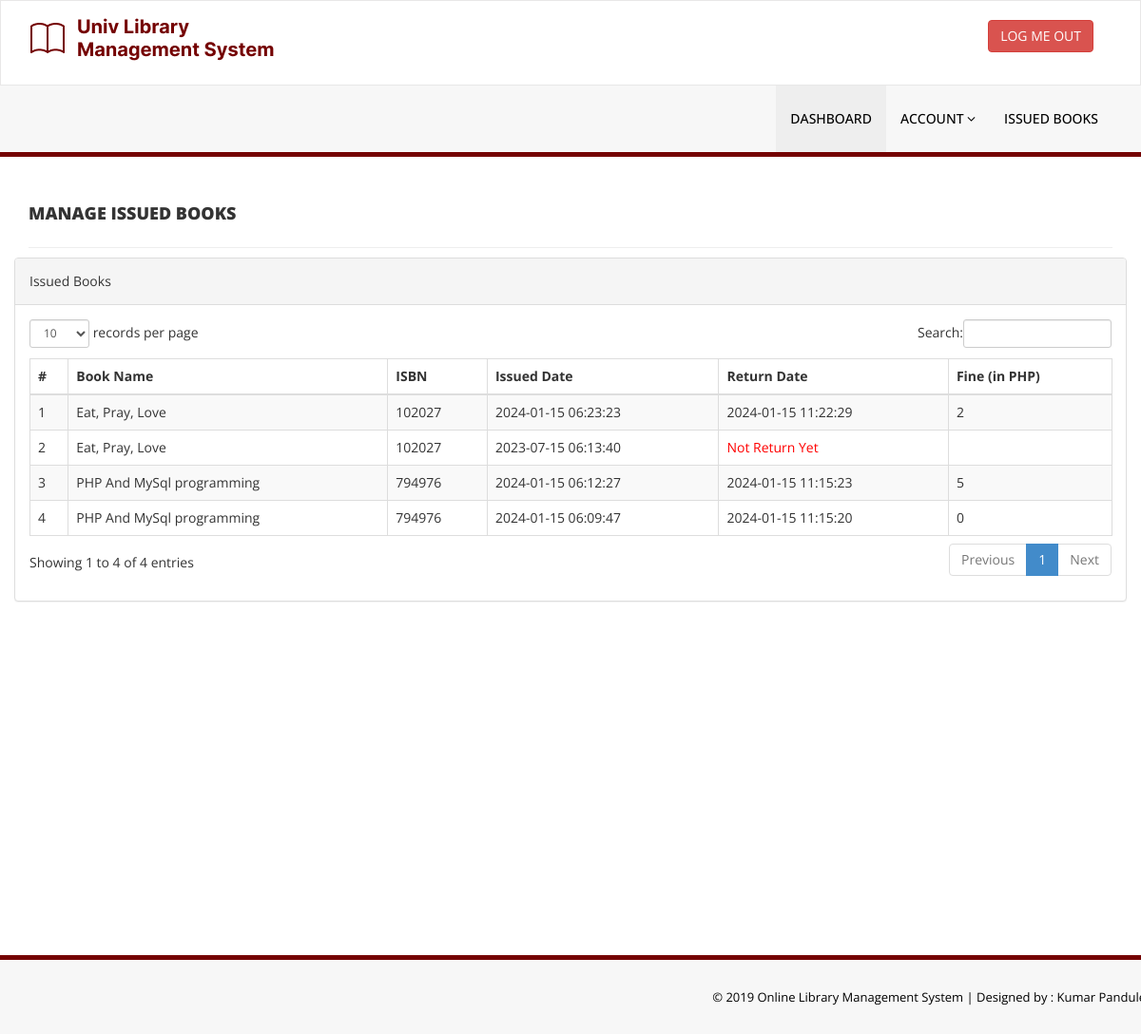
The page /library/issued-books.php (signed in) on the database as committed earlier.
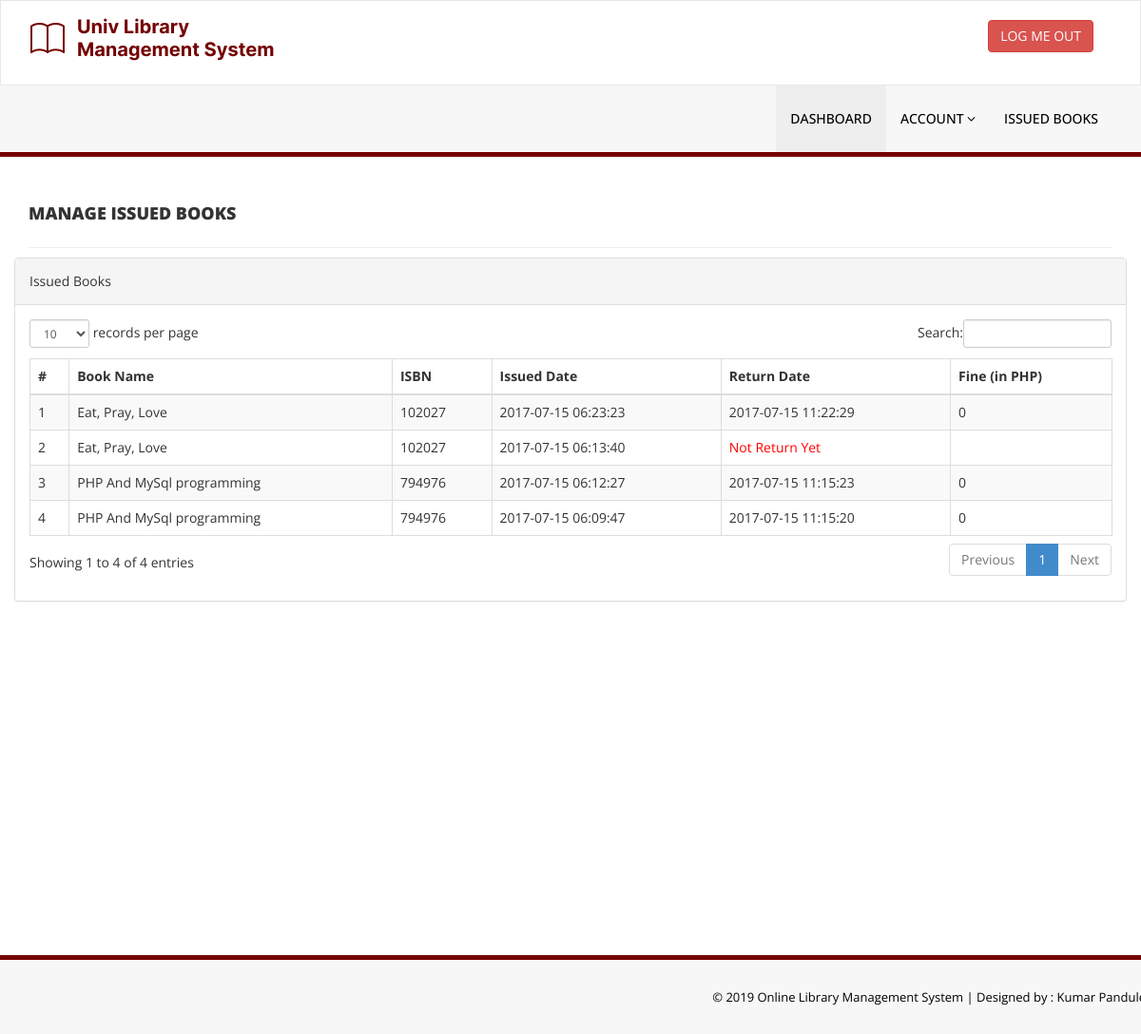
The same page on the database as committed later.
### tables this page shows
CREATE TABLE `tblissuedbookdetails` (
  `id` int(11) NOT NULL,
  `BookId` int(11) DEFAULT NULL,
  `StudentID` varchar(150) DEFAULT NULL,
  `IssuesDate` timestamp NULL DEFAULT current_timestamp(),
  `ReturnDate` timestamp NULL DEFAULT NULL ON UPDATE current_timestamp(),
  `RetrunStatus` int(1) DEFAULT NULL,
  `fine` int(11) DEFAULT NULL
);

CREATE TABLE `tblbooks` (
  `id` int(11) NOT NULL,
  `BookName` varchar(255) DEFAULT NULL,
  `CatId` int(11) DEFAULT NULL,
  `AuthorId` int(11) DEFAULT NULL,
  `ISBNNumber` int(11) DEFAULT NULL,
  `BookPrice` int(11) DEFAULT NULL,
  `RegDate` timestamp NULL DEFAULT current_timestamp(),
  `UpdationDate` timestamp NULL DEFAULT NULL ON UPDATE current_timestamp()
);

### library/issued-books.php (the view, shortened to what this page needs)
<?php
include('includes/config.php');
if(strlen($_SESSION['login'])==0)
    {
header('location:index.php');
}
else{
    ?>
<!DOCTYPE html>
<html xmlns="http://www.w3.org/1999/xhtml">
<head>
    <link href="assets/css/bootstrap.css" rel="stylesheet" />
    <link href="assets/css/font-awesome.css" rel="stylesheet" />
    <link href="assets/js/dataTables/dataTables.bootstrap.css" rel="stylesheet" />
    <link href="assets/css/style.css" rel="stylesheet" />
</head>
<body>
<?php include('includes/header.php');?>
    <div class="content-wrapper">
         <div class="container">
        <div class="row pad-botm">
            <div class="col-md-12">
                <h4 class="header-line">Manage Issued Books</h4>
    </div>
            <div class="row">
                <div class="col-md-12">
                    <div class="panel panel-default">
                        <div class="panel-heading">
                          Issued Books
                        </div>
                        <div class="panel-body">
                            <div class="table-responsive">
                                <table class="table table-striped table-bordered table-hover" id="dataTables-example">
                                    <thead>
                                        <tr>
                                            <th>#</th>
                                            <th>Book Name</th>
                                            <th>ISBN </th>
                                            <th>Issued Date</th>
                                            <th>Return Date</th>
                                            <th>Fine (in PHP)</th>
                                        </tr>
                                    </thead>
                                    <tbody>
<?php
$sid=$_SESSION['stdid'];
$sql="SELECT tblbooks.BookName,tblbooks.ISBNNumber,tblissuedbookdetails.IssuesDate,tblissuedbookdetails.ReturnDate,tblissuedbookdetails.id as rid,tblissuedbookdetails.fine from  tblissuedbookdetails join tblstudents on tblstudents.StudentId=tblissuedbookdetails.StudentId join tblbooks on tblbooks.id=tblissuedbookdetails.BookId where tblstudents.StudentId=:sid order by tblissuedbookdetails.id desc";
$query = $dbh -> prepare($sql);
$query-> bindParam(':sid', $sid, PDO::PARAM_STR);
$query->execute();
$results=$query->fetchAll(PDO::FETCH_OBJ);
$cnt=1;
if($query->rowCount() > 0)
{
foreach($results as $result)
{               ?>
                                        <tr class="odd gradeX">
                                            <td class="center"><?php echo htmlentities($cnt);?></td>
                                            <td class="center"><?php echo htmlentities($result->BookName);?></td>
                                            <td class="center"><?php echo htmlentities($result->ISBNNumber);?></td>
                                            <td class="center"><?php echo htmlentities($result->IssuesDate);?></td>
                                            <td class="center"><?php if($result->ReturnDate=="")
                                            {?>
                                            <span style="color:red">
                                             <?php   echo htmlentities("Not Return Yet"); ?>
                                                </span>
                                            <?php } else {
                                            echo htmlentities($result->ReturnDate);
                                        }
                                            ?></td>
                                              <td class="center"><?php echo htmlentities($result->fine);?></td>
                                        </tr>
 <?php $cnt=$cnt+1;}} ?>
                                    </tbody>
                                </table>
                            </div>
                        </div>
                    </div>
                </div>
            </div>
    </div>
    </div>
    </div>
  <?php include('includes/footer.php');?>
</body>
</html>
<?php } ?>

Rows that differ between the two databases and show on the page:
changed tblissuedbookdetails (number 1 of 4 on the later page): IssuesDate "2024-01-15 06:23:23" → "2017-07-15 06:23:23"; ReturnDate "2024-01-15 11:22:29" → "2017-07-15 11:22:29"; fine "2" → "0"
changed tblissuedbookdetails (number 2 of 4 on the later page): IssuesDate "2023-07-15 06:13:40" → "2017-07-15 06:13:40"
changed tblissuedbookdetails (number 3 of 4 on the later page): IssuesDate "2024-01-15 06:12:27" → "2017-07-15 06:12:27"; ReturnDate "2024-01-15 11:15:23" → "2017-07-15 11:15:23"; fine "5" → "0"
changed tblissuedbookdetails (number 4 of 4 on the later page): IssuesDate "2024-01-15 06:09:47" → "2017-07-15 06:09:47"; ReturnDate "2024-01-15 11:15:20" → "2017-07-15 11:15:20"
